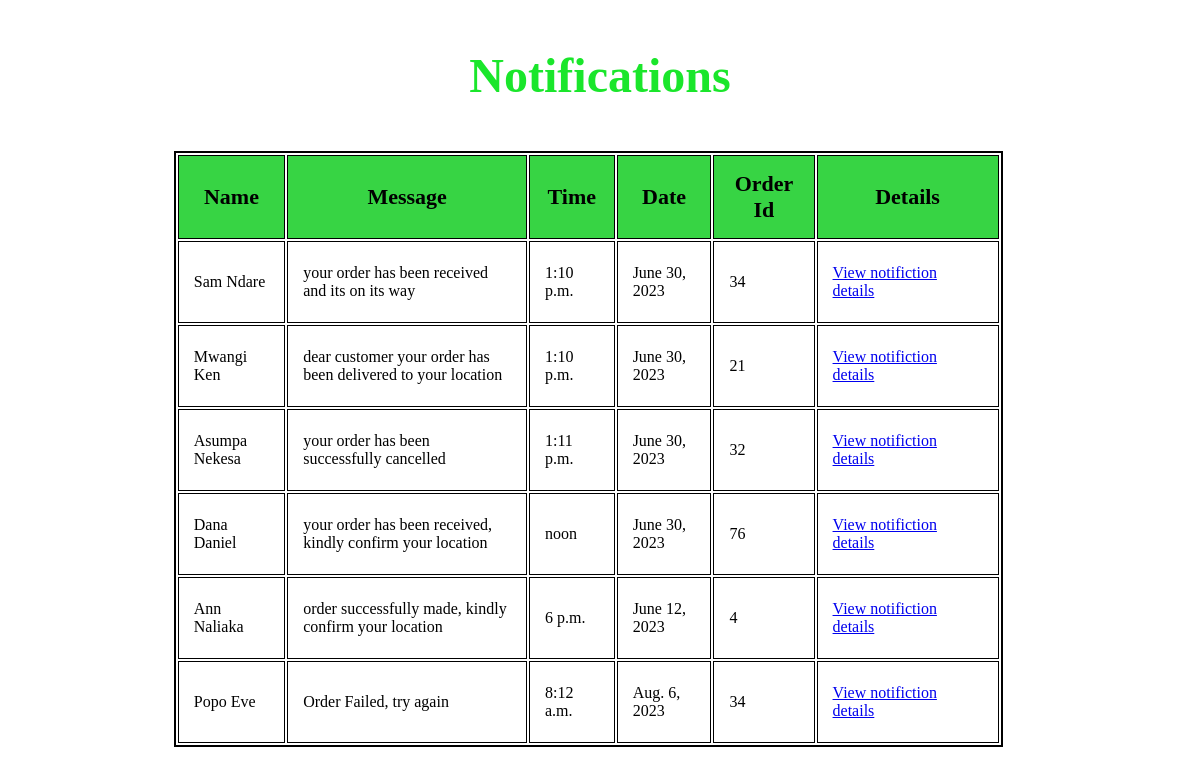
/notification/notification/list, run on the app's committed database.
### notification/models.py (models this page shows, shortened)
class Notification(models.Model):
    customer_name = models.CharField(max_length=40)
    message = models.CharField(max_length=120)
    time = models.TimeField()
    date = models.DateField()
    order_id = models.PositiveIntegerField()

### notification/views.py (the view)
# urls.py: path("notification/list", notification_list, name="notification_list_view"),
def notification_list(request):
    notifications = Notification.objects.all()
    return render(request, "notification/notification_list.html", {"notifications": notifications})

### template/notification/notification_list.html (shortened to what this page needs)
<!DOCTYPE html>
<html lang="en">
<head>
    {%load static%}
    <link rel="stylesheet" href="{% static 'css/products_list.css' %}">
</head>
<body>
  <h3>Notifications</h3>
    <table class="table">
            <th>Name</th>
            <th>Message</th>
            <th>Time</th>
            <th class="detail">Date</th>
            <th>Order Id</th>
            <th>Details</th>
        {% for notification in notifications %}
        <tr>
            <td>{{notification.customer_name}}</td>
            <td>{{notification.message}}</td>
            <td>{{notification.time}}</td>
            <td>{{notification.date}}</td>
            <td>{{notification.order_id}}</td>
            <td class="details"><a href="{% url 'notification_details_view' id=notification.id %}"> View notifiction details</a></td>
        </tr>
        {% endfor %}
    </table>
</body>
</html>

### inventory/static/css/products_list.css (style rules this page uses)
h3 { color: rgb(26, 230, 43); font-size: 3em; text-align: center; }
th , td { border: 1px ; border: solid 1px; }
table { width: 70%; }
td { height: 50px; }
th,td { padding: 15px; text-align: left; }
th { background-color: rgb(55, 212, 68); text-align: center; font-size: 22px; }
.details { width: 150px; }
.table { border: solid 2px; margin-left: 14%; }

### data on the page
Notification: customer_name "Sam Ndare", message "your order has been received and its on its way", time "1:10 p.m.", date "June 30, 2023", order_id "34"
Notification: customer_name "Mwangi Ken", message "dear customer your order has been delivered to your location", time "1:10 p.m.", date "June 30, 2023", order_id "21"
Notification: customer_name "Asumpa Nekesa", message "your order has been successfully cancelled", time "1:11 p.m.", date "June 30, 2023", order_id "32"
Notification: customer_name "Dana Daniel", message "your order has been received, kindly confirm your location", time "noon", date "June 30, 2023", order_id "76"
Notification: customer_name "Ann Naliaka", message "order successfully made, kindly confirm your location", time "6 p.m.", date "June 12, 2023", order_id "4"
Notification: customer_name "Popo Eve", message "Order Failed, try again", time "8:12 a.m.", date "Aug. 6, 2023", order_id "34"
